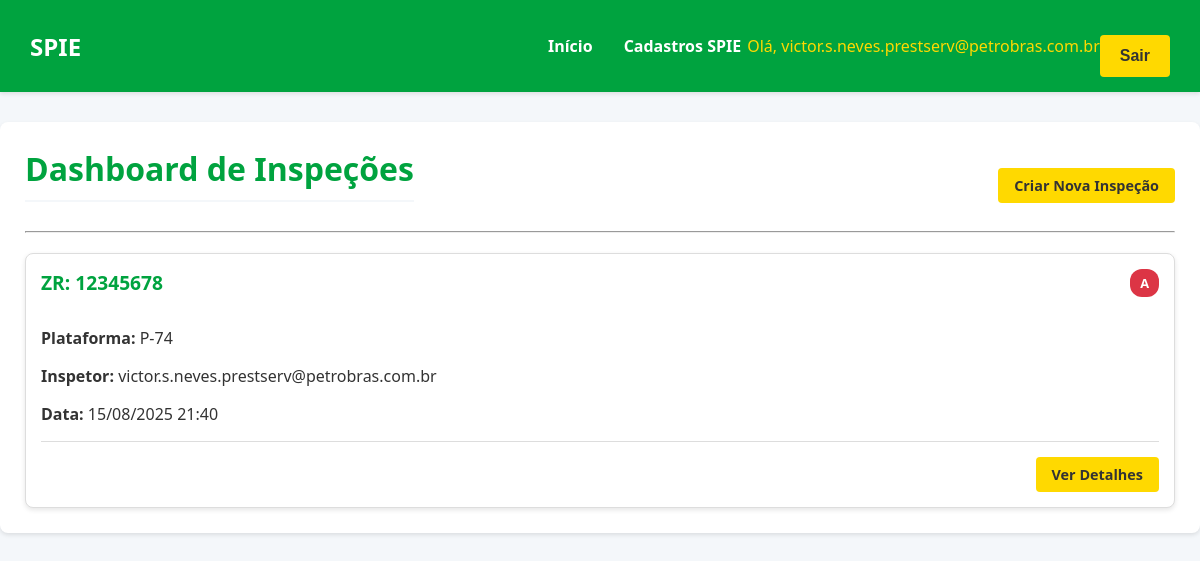
The page /inspecao/ (signed in) on the database as committed earlier.
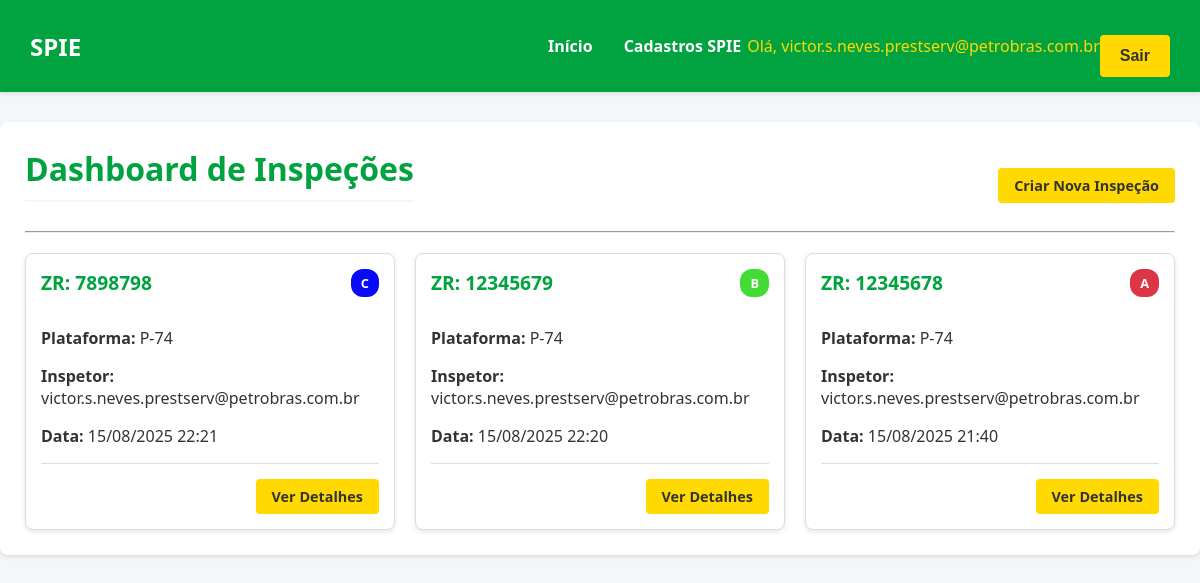
The same page on the database as committed later.
### spie/models.py (models this page shows, shortened)
class Inspecao(models.Model):
    usuario = models.ForeignKey(User, on_delete=models.PROTECT, related_name="inspecoes", verbose_name="Inspetor")
    nota_zr = models.CharField(max_length=8, unique=True, verbose_name="Nota ZR")
    plataforma = models.ForeignKey(Plataforma, on_delete=models.PROTECT)
    modulo = models.ForeignKey(Modulo, on_delete=models.PROTECT)
    setor = models.ForeignKey(Setor, on_delete=models.PROTECT)
    localizacao = models.CharField(max_length=255, verbose_name="Localização")
    tipo_equipamento = models.ForeignKey(TipoEquipamento, on_delete=models.PROTECT, verbose_name="Tipo de Equipamento")
    tag_equipamento = models.ForeignKey(TagEquipamento, on_delete=models.PROTECT, verbose_name="TAG do Equipamento")
    defeito = models.ForeignKey(Defeito, on_delete=models.PROTECT)
    causa = models.ForeignKey(Causa, on_delete=models.PROTECT)
    categoria_rti = models.ForeignKey(CategoriaRTI, on_delete=models.PROTECT, verbose_name="Categoria RTI")
    recomendacao = models.ForeignKey(Recomendacao, on_delete=models.PROTECT, verbose_name="Recomendação")
    objetos = models.ManyToManyField(Objeto, related_name="inspecoes")
    data_criacao = models.DateTimeField(auto_now_add=True)
    class Meta:
        verbose_name = "Inspeção"
        verbose_name_plural = "Inspeções"
        ordering = ['-data_criacao']

class CategoriaRTI(models.Model):
    nome = models.CharField(max_length=100, verbose_name="Categoria RTI")
    class Meta: verbose_name_plural = "Categorias RTI"

### core/models.py (models this page shows, shortened)
class Plataforma(models.Model):
    nome = models.CharField(max_length=100, unique=True)

### spie/views.py (the view)
# urls.py: path('', views.InspecaoListView.as_view(), name='dashboard'),
class InspecaoListView(LoginRequiredMixin, ListView):
    model = Inspecao
    template_name = 'spie/dashboard.html'
    context_object_name = 'inspecoes'
    paginate_by = 12
    def get_queryset(self):
        return Inspecao.objects.select_related(
            'usuario', 'plataforma', 'categoria_rti'
        ).all()
    def get_context_data(self, **kwargs):
        context = super().get_context_data(**kwargs)
        context['titulo'] = "Dashboard de Inspeções"
        return context

### spie/templates/spie/dashboard.html (shortened to what this page needs)
{% extends 'spie/base.html' %}
{% block content %}
<div style="display: flex; justify-content: space-between; align-items: center;">
    <h1>{{ titulo }}</h1>
    <a href="{% url 'spie:inspecao_add' %}" class="btn btn-edit" style="text-decoration: none;">Criar Nova Inspeção</a>
</div>
<hr>
<div class="card-grid">
    {% for inspecao in inspecoes %}
        <div class="card">
            <div class="card-body">
                <div style="display: flex; justify-content: space-between; align-items: start;">
                    <h3 class="card-platform" style="margin-top:0;">ZR: {{ inspecao.nota_zr }}</h3>
                    {% if inspecao.categoria_rti.nome == 'A' %}
                        <span style="background-color: #dc3545; color: white; padding: 5px 10px; border-radius: 12px; font-size: 0.8em; font-weight: bold;">
                            {{ inspecao.categoria_rti.nome }}
                        </span>
                    {% elif inspecao.categoria_rti.nome == 'B' %}
                        <span style="background-color: #43dc35; color: white; padding: 5px 10px; border-radius: 12px; font-size: 0.8em; font-weight: bold;">
                            {{ inspecao.categoria_rti.nome }}
                        </span>
                    {% elif inspecao.categoria_rti.nome == 'C' %}
                        <span style="background-color: #070bf8; color: white; padding: 5px 10px; border-radius: 12px; font-size: 0.8em; font-weight: bold;">
                            {{ inspecao.categoria_rti.nome }}
                        </span>
                    {% else %}
                        <span style="background-color: #eee; padding: 5px 10px; border-radius: 12px; font-size: 0.8em; font-weight: bold;">
                            {{ inspecao.categoria_rti.nome }}
                        </span>
                    {% endif %}
                </div>
                <p><strong>Plataforma:</strong> {{ inspecao.plataforma.nome }}</p>
                <p><strong>Inspetor:</strong> {{ inspecao.usuario.get_full_name|default:inspecao.usuario.username }}</p>
                <p><strong>Data:</strong> {{ inspecao.data_criacao|date:"d/m/Y H:i" }}</p>
                <div class="card-actions">
                    <a href="{% url 'spie:inspecao_detail' inspecao.pk %}" class="btn btn-edit">Ver Detalhes</a>
                </div>
            </div>
        </div>
    {% empty %}
        <div class="empty-dashboard">
            <h2>Nenhuma inspeção cadastrada.</h2>
            <p>Clique em "Criar Nova Inspeção" para adicionar a primeira.</p>
        </div>
    {% endfor %}
</div>
{% endblock %}

### spie/templates/spie/base.html (shortened to what this page needs)
{% load static %}
<!DOCTYPE html>
<html lang="pt-br">
<head>
    <link rel="stylesheet" href="{% static 'core/css/style.css' %}">
</head>
<body>
    <header class="header">
        <div class="logo">
            <a href="{% url 'hub' %}">SPIE</a> </div>
        <nav>
    {% if user.is_authenticated %}
        <a href="{% url 'hub' %}">Início</a>
        <div class="nav-dropdown">
            <button class="nav-dropbtn">Cadastros SPIE</button>
        </div>
        <span style="color: var(--amarelo-petrobras); margin-left: auto;">
            Olá, {{ user.username }}
        </span>
        <form action="{% url 'logout' %}" method="post" style="display: inline;">
            <button type="submit" class="logout-button">Sair</button>
        </form>
    {% else %}
        <a href="{% url 'login' %}">Entrar</a>
    {% endif %}
</nav>
    </header>
    <main class="container">
        {% block content %}
        {% endblock %}
    </main>
</body>
</html>

### core/static/core/css/style.css (style rules this page uses)
:root { --verde-petrobras: #00A33F; --amarelo-petrobras: #FFD900; --verde-escuro: #00732E; --cinza-texto: #333333; --cinza-fundo: #f4f7fa; --branco: #ffffff; --borda-cor: #dddddd; --sombra-cor: rgba(0, 0, 0, 0.1); }
body { font-family: "Segoe UI", Roboto, "Helvetica Neue", Arial, sans-serif; background-color: var(--cinza-fundo); color: var(--cinza-texto); margin: 0; }
.header { background-color: var(--verde-petrobras); padding: 15px 30px; box-shadow: 0 2px 4px var(--sombra-cor); color: var(--branco); display: flex; justify-content: space-between; align-items: center; }
.header .logo { font-size: 1.5em; font-weight: bold; }
.header .logo a { color: var(--branco); text-decoration: none; }
.header nav a { color: var(--branco); text-decoration: none; font-weight: bold; margin-left: 25px; transition: color 0.3s ease; }
.container { max-width: 1200px; margin: 30px auto; padding: 25px; background-color: var(--branco); border-radius: 8px; box-shadow: 0 2px 4px var(--sombra-cor); }
h1, h2 { color: var(--verde-petrobras); border-bottom: 2px solid var(--cinza-fundo); padding-bottom: 10px; margin-top: 0; }
form { margin-top: 20px; }
button[type="submit"] { background-color: var(--amarelo-petrobras); color: var(--cinza-texto); font-weight: bold; padding: 12px 20px; border: none; border-radius: 4px; cursor: pointer; font-size: 1em; transition: background-color 0.3s ease; }
.card-grid { display: grid; grid-template-columns: repeat(auto-fit, minmax(280px, 1fr)); gap: 20px; margin-top: 20px; }
.card { background-color: var(--branco); border: 1px solid var(--borda-cor); border-radius: 8px; box-shadow: 0 2px 5px var(--sombra-cor); overflow: hidden; transition: transform 0.2s ease, box-shadow 0.2s ease; display: flex; flex-direction: column; }
.card-body { padding: 15px; flex-grow: 1; }
.card-platform { font-size: 1.2em; font-weight: bold; color: var(--verde-petrobras); margin-bottom: 15px; }
.card-actions { margin-top: 15px; padding-top: 15px; border-top: 1px solid var(--borda-cor); text-align: right; }
.btn { text-decoration: none; padding: 8px 16px; border-radius: 4px; font-weight: bold; font-size: 0.9em; transition: all 0.3s ease; display: inline-block; }
.btn-edit { background-color: var(--amarelo-petrobras); color: var(--cinza-texto); }
nav { display: flex; align-items: center; }
.nav-dropdown { position: relative; display: inline-block; margin-left: 25px; }
.nav-dropbtn { background: none; border: none; color: var(--branco); font-weight: bold; font-size: 1em; cursor: pointer; font-family: inherit; }

Rows that differ between the two databases and show on the page:
added Inspecao: nota_zr "7898798", categoria_rti.nome "C", plataforma.nome "P-74", usuario.get_full_name "victor.s.neves.prestserv@petrobras.com.br", data_criacao "15/08/2025 22:21"
added Inspecao: nota_zr "12345679", categoria_rti.nome "B", plataforma.nome "P-74", usuario.get_full_name "victor.s.neves.prestserv@petrobras.com.br", data_criacao "15/08/2025 22:20"
